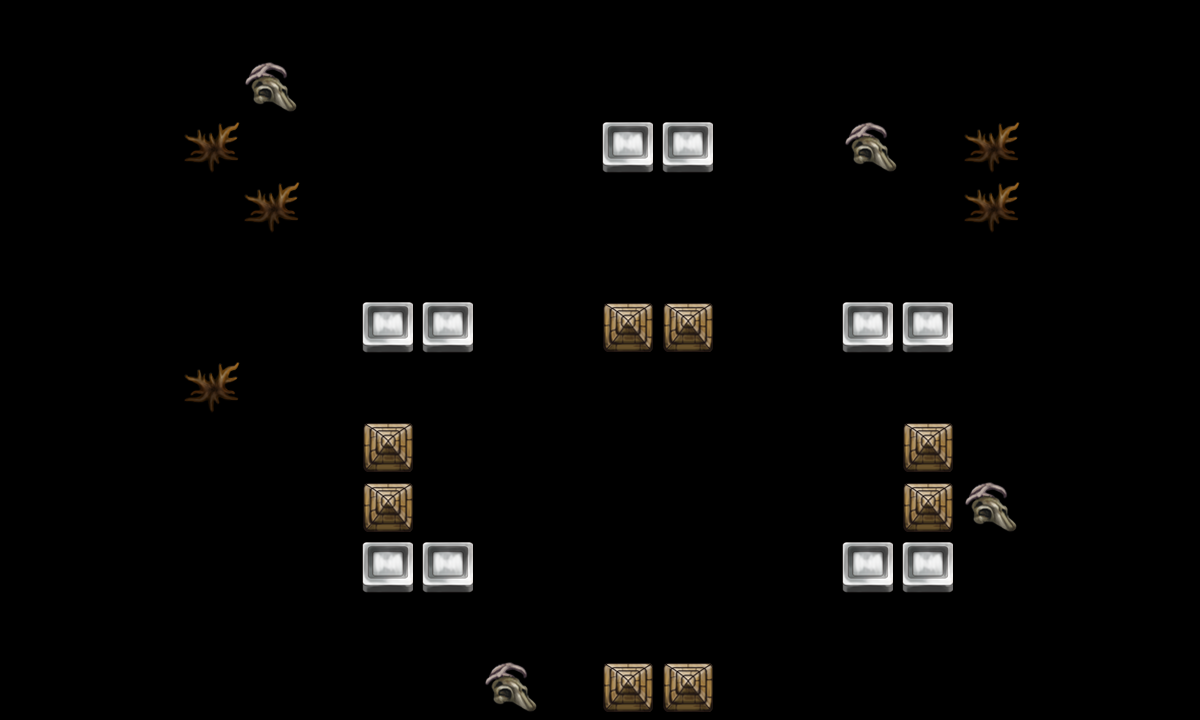

Rendered tile map (Tiled .tmx) drawn with the repository's tilesets; below, a short description and the map source with its tile grids summarised:
An orthogonal 20x12 tile map with 60x60 px tiles, 2 tile layers (canDes, cannotDes) and 13 objects (re3, re1, re2, tankpoint, re4, ...).

<map version="1.0" orientation="orthogonal" width="20" height="12" tilewidth="60" tileheight="60">
 <tileset firstgid="1" name="tmw_desert_spacing" tilewidth="60" tileheight="60">
  <image source="tmw_desert_spacing.png" width="480" height="300" />
  <tile id="30">
   <properties>
    <property name="canDes" value="1" />
   </properties>
  </tile>
 </tileset>
 <layer name="canDes" width="20" height="12">
  <data>[240 cells, 17 non-empty, 3 distinct tile ids]</data>
 </layer>
 <layer name="cannotDes" width="20" height="12">
  <data>[240 cells, 10 non-empty, 2 distinct tile ids]</data>
 </layer>
 <objectgroup name="spawnPoints" width="20" height="12">
  <object name="re3" x="780" y="180" width="60" height="60" />
  <object name="re1" x="780" y="60" width="60" height="60" />
  <object name="re2" x="420" y="120" width="60" height="60" />
  <object name="tankpoint" x="660" y="540" width="60" height="60" />
  <object name="re4" x="539" y="421" width="60" height="59" />
  <object name="re5" x="782" y="422" width="56" height="54" />
 </objectgroup>
 <objectgroup name="roadPoints" width="20" height="12" visible="0">
  <object name="p1" x="120" y="600" width="60" height="60" />
  <object name="p2" x="480" y="600" width="60" height="60" />
  <object name="p3" x="480" y="120" width="60" height="60" />
  <object name="p4" x="1020" y="120" width="60" height="60" />
 </objectgroup>
 <objectgroup name="bossPoint" width="20" height="12" visible="0">
  <object name="boss1" x="720" y="480" width="60" height="60" />
 </objectgroup>
 <objectgroup name="buildingPoint" width="20" height="12" visible="0">
  <object name="building1" x="540" y="60" width="60" height="60" />
 </objectgroup>
 <objectgroup name="endPoint" width="20" height="12">
  <object name="endpoint" x="660" y="360" width="60" height="60" />
 </objectgroup>
</map>
